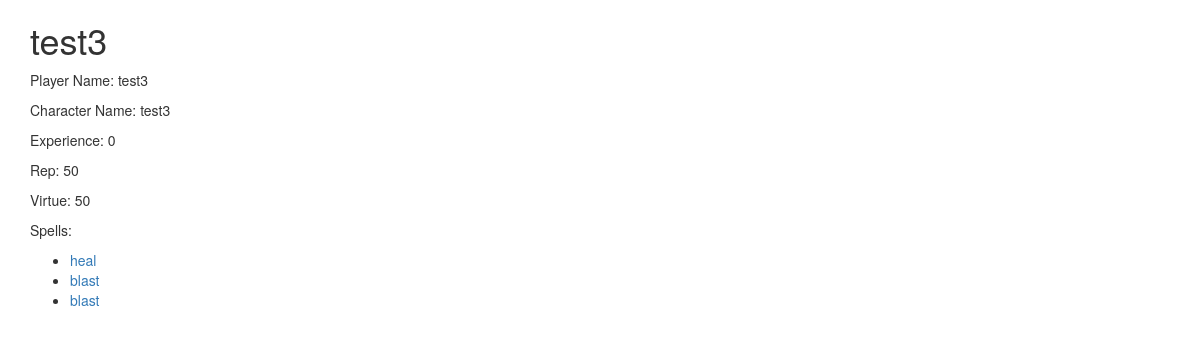
Screenshot of /ros/characters/3 with the database file from the repository.
### ros/models.py (models this page shows, shortened)
class Character(models.Model):
    playerName = models.CharField(
        max_length=50,
        validators=[MinLengthValidator(2, "Name must be greater than 1 character")]
    )
    CharacterName = models.CharField(
        max_length=50,
        validators=[MinLengthValidator(2, "Name must be greater than 1 character")]
    )
    virtue = models.IntegerField(default=50)
    rep = models.IntegerField(default=50)
    xp = models.IntegerField(default=0)
    creatureType = models.ForeignKey(Creature, null=True, on_delete=models.SET_NULL)
    spells = models.ManyToManyField(Spell, through='CharacterSpell', verbose_name="list of spells")
    skills = models.ManyToManyField(Skill, through='CharacterSkill', verbose_name="list of skills")

class CharacterSpell(models.Model):
    character = models.ForeignKey(Character, on_delete=models.CASCADE)
    spell = models.ForeignKey(Spell, on_delete=models.CASCADE)
    level = models.IntegerField(default=0)

class Spell(models.Model):
    name = models.CharField(
        max_length=50,
        validators=[MinLengthValidator(2, "spell must be greater than 1 character")]
    )
    def __str__(self):
        return self.name

### ros/views.py (the view)
# urls.py: path('characters/<int:pk>', views.CharacterDetailView.as_view(), name='character_detail'),
class CharacterDetailView(OwnerDetailView):
    model = Character
    template_name = "ros/character_detail.html"
    def get(self, request, pk) :
        x = Character.objects.get(id=pk)
        y = CharacterSpell.objects.all()
        context = {'character': x,
                   'spells': y}
        return render(request, self.template_name, context)

### ros/templates/ros/character_detail.html (shortened to what this page needs)
<!DOCTYPE html>
<html lang="en">
<head>
{% extends "base_bootstrap.html" %}
{% block content %}
<h1>{{character.CharacterName}}</h1>
</head>
<body>
<p>Player Name: {{character.playerName}}</p>
<p>Character Name: {{character.CharacterName}}</p>
<p>Experience: {{character.xp}}</p>
<p>Rep: {{character.rep}}</p>
<p>Virtue: {{character.virtue}}</p>
<p>Spells: </p>
<p>
<ul>
  {% for spell in spells %}
    <li>
        <a href="{% url 'ros:spell_detail' spell.id %}">{{ spell.spell }}</a>
    </li>
  {% endfor %}
</ul>
</p>
</body>
{% endblock %}

### rows the page displays
Character: CharacterName "test3", playerName "test3", xp "0", rep "50", virtue "50"
CharacterSpell: spell "heal"
CharacterSpell: spell "blast"
CharacterSpell: spell "blast"
